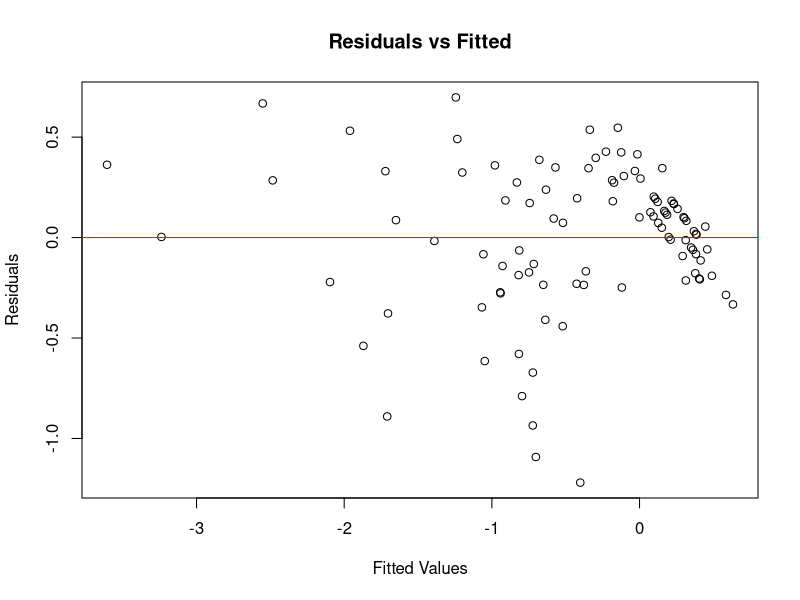
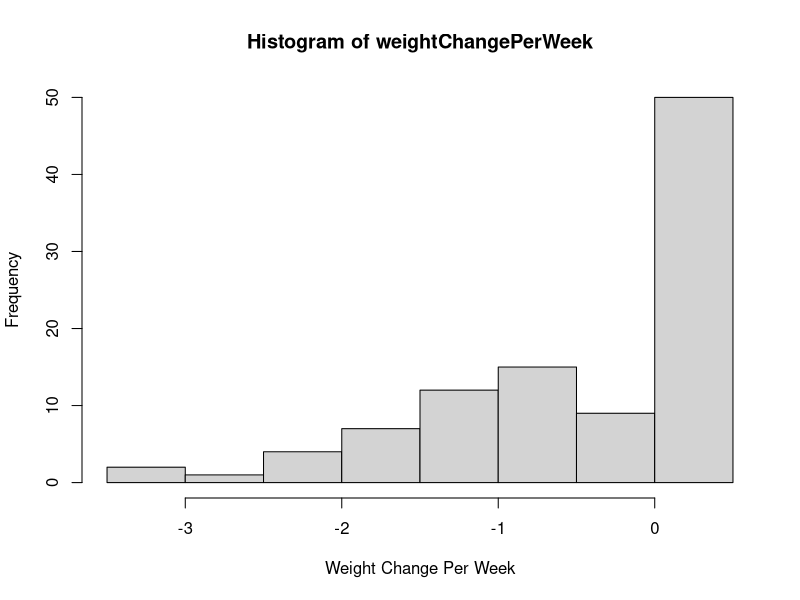
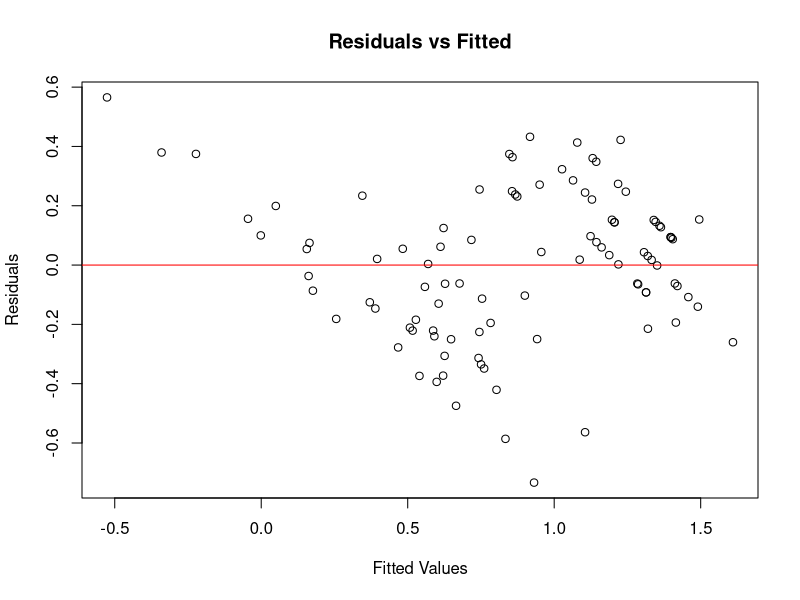
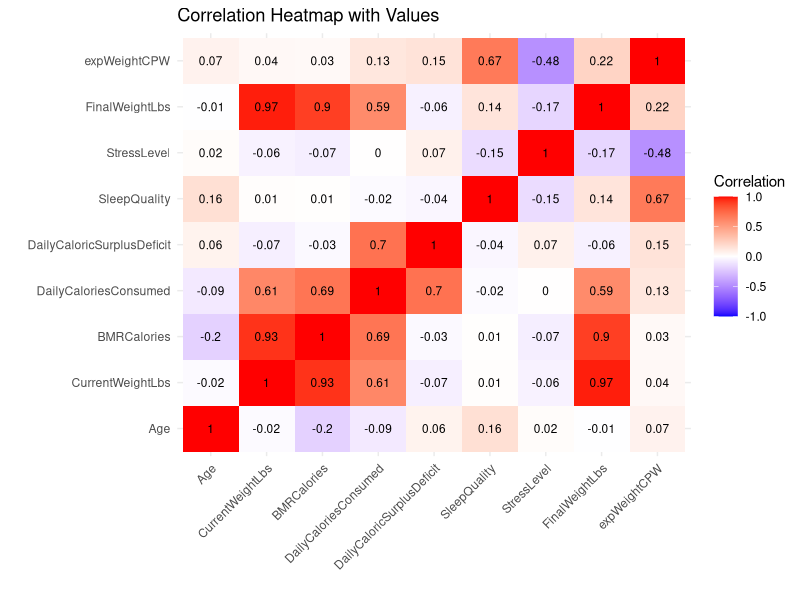
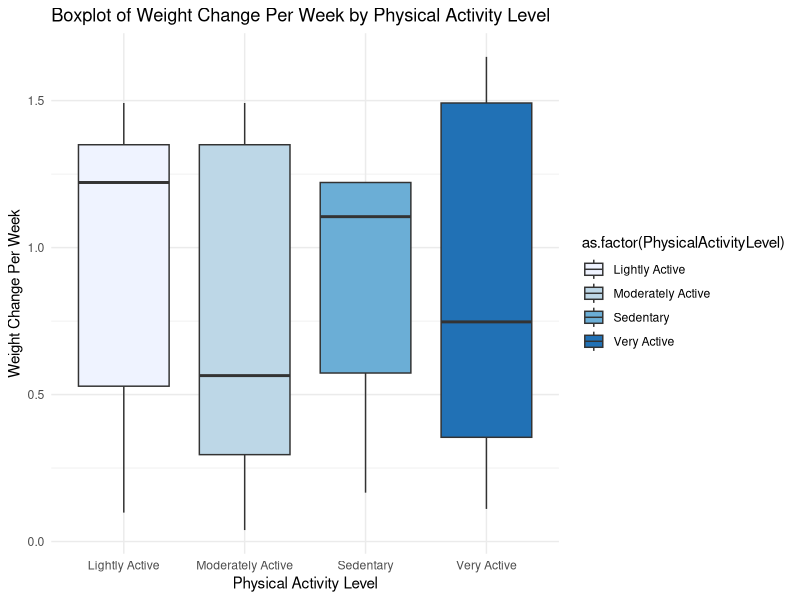

Source code (R) for these figures, in order: (Note: this script raises an error after producing the figures.)
## ---- chunk 1

## ---- chunk 2
knitr::opts_chunk$set(echo = TRUE)
## ---- chunk 3
library(leaps)
library(dplyr)
library(ggplot2)
library(car)
library(reshape2)
## ---- chunk 4
weightData <- read.table("weight_change_dataset.csv", header=TRUE, sep=",")
head(weightData)
## ---- chunk 5

#we treate sleep quality and stress level treat as continuous variables since the levels have a meaningful progression or rank (e.g., increasing physical effort or impact on health).

cleanWeight <- weightData %>%
  mutate(
    Sleep.Quality = case_when(
      Sleep.Quality == "Excellent" ~ 4,
      Sleep.Quality == "Good" ~ 3,
      Sleep.Quality == "Fair" ~ 2,
      Sleep.Quality == "Poor" ~ 1
    )
  )


colnames(cleanWeight) <- c(
  "ParticipantID", "Age", "Gender", 
  "CurrentWeightLbs", "BMRCalories", "DailyCaloriesConsumed", 
  "DailyCaloricSurplusDeficit", "WeightChangeLbs", "DurationWeeks", 
  "PhysicalActivityLevel", "SleepQuality", "StressLevel", 
  "FinalWeightLbs"
)

# Convert categorical variables into factors
cleanWeight <- cleanWeight %>%
  mutate(
    Gender = factor(Gender, levels = c("M", "F"))
  )

#make ratio by weight and duration
#by gradescope suggestion 3

cleanWeight <- cleanWeight %>%
  mutate(weightChangePerWeek = WeightChangeLbs / DurationWeeks) %>%
  select(-ParticipantID, -WeightChangeLbs, -DurationWeeks)

head(cleanWeight)
## ---- chunk 6
model <- lm(weightChangePerWeek ~ ., data = cleanWeight)
plot(model$fitted.values, residuals(model), 
     main = "Residuals vs Fitted",
     xlab = "Fitted Values", 
     ylab = "Residuals")
abline(h = 0, col = "red")
## ---- chunk 7
hist(cleanWeight$weightChangePerWeek, 
     main = "Histogram of weightChangePerWeek", 
     xlab = "Weight Change Per Week")
## ---- chunk 8
model <- lm(exp(weightChangePerWeek) ~ ., data = cleanWeight)
plot(model$fitted.values, residuals(model), 
     main = "Residuals vs Fitted",
     xlab = "Fitted Values", 
     ylab = "Residuals")
abline(h = 0, col = "red")
## ---- chunk 9
expWeight <- cleanWeight %>%
  mutate(expWeightCPW = exp(weightChangePerWeek)) %>%
  subset(select = -c(weightChangePerWeek) )
## ---- chunk 10
numeric_data <- expWeight %>%
  select(where(is.numeric))

# Compute correlation matrix
cor_matrix <- cor(numeric_data, use = "complete.obs")

# Melt the correlation matrix for visualization
cor_melt <- melt(cor_matrix)

# Create the heatmap
ggplot(cor_melt, aes(x = Var1, y = Var2, fill = value)) +
  geom_tile() +
  geom_text(aes(label = round(value, 2)), color = "black", size = 3) +
  scale_fill_gradient2(low = "blue", high = "red", mid = "white", midpoint = 0, 
                       limit = c(-1, 1), space = "Lab", name = "Correlation") +
  theme_minimal() +
  theme(axis.text.x = element_text(angle = 45, hjust = 1)) +
  labs(title = "Correlation Heatmap with Values", x = "", y = "")
## ---- chunk 11
vif_model <- lm(expWeightCPW ~ ., data = expWeight)

# Calculate VIF
vif_values <- vif(vif_model)

# Print VIF values
print(vif_values)
## ---- chunk 12
#Incredible High VIF mulicolinearly so delete one vairable
expWeight <- expWeight %>%
  select(-DailyCaloriesConsumed)


vif_model <- lm(expWeightCPW ~ ., data = expWeight)

# Calculate VIF
vif_values <- vif(vif_model)

# Print VIF values
print(vif_values)
## ---- chunk 13
expWeight <- expWeight %>%
  select(-BMRCalories)


vif_model <- lm(expWeightCPW ~ ., data = expWeight)

# Calculate VIF
vif_values <- vif(vif_model)

# Print VIF values
print(vif_values)
## ---- chunk 14
expWeight <- expWeight %>%
  select(-FinalWeightLbs)


vif_model <- lm(expWeightCPW ~ ., data = expWeight)

# Calculate VIF
vif_values <- vif(vif_model)

# Print VIF values
print(vif_values)
## ---- chunk 15
regAll <- lm(expWeightCPW ~ .,  expWeight)
summary(regAll)
## ---- chunk 16
ggplot(expWeight, aes(x = as.factor(PhysicalActivityLevel), y = expWeightCPW, fill = as.factor(PhysicalActivityLevel))) +
  geom_boxplot() +
  labs(title = "Boxplot of Weight Change Per Week by Physical Activity Level",
       x = "Physical Activity Level",
       y = "Weight Change Per Week") +
  scale_fill_brewer(palette = "Blues") +
  theme_minimal()
## ---- chunk 17
newCleanWeight <- expWeight

newCleanWeight$PhysicalActivityLevel <- as.character(newCleanWeight$PhysicalActivityLevel) 
newCleanWeight$PhysicalActivityLevel[newCleanWeight$PhysicalActivityLevel %in% c("Sedentary", "Lightly Active")] <- "low Activity"
newCleanWeight$PhysicalActivityLevel[newCleanWeight$PhysicalActivityLevel %in% c("Moderately Active", "Very Active")] <- "high Activity"

newCleanWeight$PhysicalActivityLevel <- as.factor(newCleanWeight$PhysicalActivityLevel)

regAll <- lm(expWeightCPW ~ .,  newCleanWeight)
summary(regAll)
## ---- chunk 18

# s = regsubsets(expWeightCPW~., data=newCleanWeight, method="exhaustive")
# 
# ss <- summary(s)
# ss$outmat
## ---- chunk 19
# num_predictors <- rownames(ss$which)
# 
# 
# plot(num_predictors, ss$rsq, type = "b", pch = 19,
#      main = "R^2 vs Number of Predictors",
#      xlab = "Number of Predictors", ylab = "R^2")
# 
# # Plot Adjusted R^2
# plot(num_predictors, ss$adjr2, type = "b", pch = 19,
#      main = "Adjusted R^2 vs Number of Predictors",
#      xlab = "Number of Predictors", ylab = "Adjusted R^2")
# 
# 
# num_predictors <- 1:length(ss$cp) 
# cp_values <- ss$cp
# 
# # Plot Cp 
# plot(num_predictors, cp_values, type = "b", pch = 19,
#      main = "Mallows' Cp vs Number of Predictors",
#      xlab = "Number of Predictors", ylab = "Cp")
# 
# abline(a = 1, b = 1, col = "royalblue", lty = 2, lwd = 2)
# 
# text(num_predictors, cp_values, labels = round(cp_values, 2), pos = 3, cex = 0.8, col = "black")

## ---- chunk 20
regfull <- lm(expWeightCPW ~ DailyCaloricSurplusDeficit + SleepQuality +  StressLevel + Age + Gender + CurrentWeightLbs + PhysicalActivityLevel,  newCleanWeight)
summary(regfull)
## ---- chunk 21
reg6 <- lm(expWeightCPW ~ DailyCaloricSurplusDeficit + SleepQuality +  StressLevel + Age + Gender + CurrentWeightLbs,  newCleanWeight)
summary(reg6)
## ---- chunk 22
reg5<- lm(expWeightCPW ~ DailyCaloricSurplusDeficit + SleepQuality +  StressLevel + Age + Gender,  newCleanWeight)
summary(reg5)
## ---- chunk 23
reg4<- lm(expWeightCPW ~ DailyCaloricSurplusDeficit + SleepQuality +  StressLevel + Gender,  newCleanWeight)
summary(reg4)
## ---- chunk 24
reg3<- lm(expWeightCPW ~ DailyCaloricSurplusDeficit + SleepQuality +  StressLevel,  newCleanWeight)
summary(reg3)
## ---- chunk 25
ggplot(reg3, aes(x = reg$fitted.values, y = reg$residuals)) +
  geom_point() +
  labs(title = "Residuals vs. Fitted value",
       x = "Fitted Value", y = "Residuals") +
  theme_minimal()

## ---- chunk 26
ggplot(newCleanWeight, aes(x = StressLevel, y = weightChangePerWeek, color = as.factor(PhysicalActivityLevel))) +
  geom_point() +
  geom_smooth(method = "lm", se = FALSE) +
  labs(title = "PhysicalActivityLevel and SleepQuality",
       x = "Stress Level",
       y = "Weight Change Per Week")
## ---- chunk 27
ggplot(newCleanWeight, aes(x = SleepQuality, y = weightChangePerWeek, color = as.factor(PhysicalActivityLevel))) +
  geom_point() +
  geom_smooth(method = "lm", se = FALSE) +
  labs(title = "PhysicalActivityLevel and SleepQuality",
       x = "Sleep Quality",
       y = "Weight Change Per Week")
## ---- chunk 28
regLab <- lm(exp(weightChangePerWeek) ~ PhysicalActivityLevel * StressLevel + SleepQuality ,  newCleanWeight)
summary(regLab)
## ---- chunk 29
regLab <- lm(exp(weightChangePerWeek) ~ PhysicalActivityLevel * SleepQuality +  StressLevel,  newCleanWeight)
summary(regLab)
## ---- chunk 30
ggplot(data = cleanWeight, aes(x = SleepQuality, y = weightChangePerWeek)) +
  geom_point() +
  labs(title = "Linear vs Quadratic Fit", x = "Sleep Quality", y = "weight Change Per Week")

ggplot(data = cleanWeight, aes(x = StressLevel, y = weightChangePerWeek)) +
  geom_point() +
  labs(title = "Linear vs Quadratic Fit", x = "Stress Level", y = "weight Change Per Week")
## ---- chunk 31
n = nrow(cleanWeight)
squared_errors <- numeric(n)

# Perform LOOCV
for (i in 1:n) {
  train_data <- cleanWeight[-i, ]
  test_data <- cleanWeight[i, , drop = FALSE]
  predicted <- predict(reg4, newdata = test_data)
  squared_errors[i] <- (test_data$weightChangePerWeek - log(predicted))^2
}

loocv_mse <- mean(squared_errors)
cat("LOOCV Mean Squared Error:", loocv_mse, "\n")
